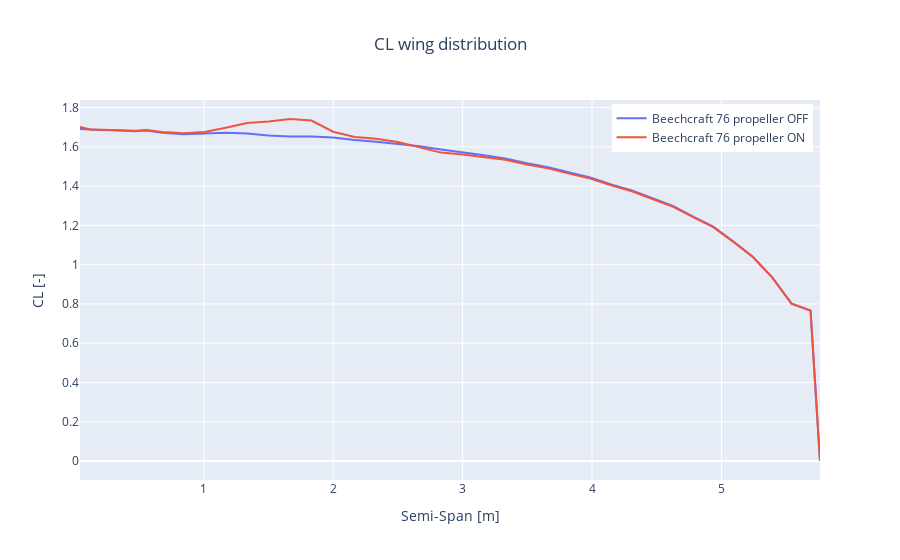

Source (notebook cell):
### Code cell
# Here we can verify the general shape of the  lift repartition on the wing and the values found in the
# mach interpolation
fig = api_plots.cl_wing_diagram(
    pth.join(WORK_FOLDER_PATH, "beechcraft_76_loads.xml"), name="Beechcraft 76"
)
fig = api_plots.cl_wing_diagram(
    pth.join(WORK_FOLDER_PATH, "beechcraft_76_loads.xml"),
    name="Beechcraft 76",
    fig=fig,
    prop_on=True,
)
fig.show()

### Figure 1 — Plotly figure (JSON) as saved in the notebook; plotly's stock layout.template omitted (floating-point values rounded to 4 significant figures)
{"data": [{"name": "Beechcraft 76 propeller OFF", "type": "scatter", "uid": "2d7705a5-75cf-4d80-9ad3-367b3bfccf4b", "x": [0.04278, 0.1283, 0.2139, 0.2994, 0.385, 0.4706, 0.5561, 0.6798, 0.8421, 1.005, 1.169, 1.334, 1.5, 1.666, 1.832, 1.999, 2.165, 2.332, 2.499, 2.666, 2.833, 2.999, 3.165, 3.331, 3.496, 3.66, 3.823, 3.986, 4.147, 4.308, 4.467, 4.625, 4.781, 4.936, 5.09, 5.242, 5.393, 5.542, 5.689, 5.762], "y": [1.691, 1.687, 1.686, 1.684, 1.683, 1.68, 1.683, 1.672, 1.665, 1.669, 1.672, 1.669, 1.658, 1.653, 1.653, 1.647, 1.635, 1.626, 1.614, 1.603, 1.587, 1.573, 1.557, 1.541, 1.516, 1.496, 1.469, 1.444, 1.408, 1.378, 1.338, 1.299, 1.245, 1.194, 1.119, 1.04, 0.9352, 0.8016, 0.7658, 0]}, {"name": "Beechcraft 76 propeller ON", "type": "scatter", "uid": "453c739a-0657-40f6-a7d0-cd4a5caeb3c4", "x": [0.04278, 0.1283, 0.2139, 0.2994, 0.385, 0.4706, 0.5561, 0.6798, 0.8421, 1.005, 1.169, 1.334, 1.5, 1.666, 1.832, 1.999, 2.165, 2.332, 2.499, 2.666, 2.833, 2.999, 3.165, 3.331, 3.496, 3.66, 3.823, 3.986, 4.147, 4.308, 4.467, 4.625, 4.781, 4.936, 5.09, 5.242, 5.393, 5.542, 5.689, 5.762], "y": [1.702, 1.688, 1.687, 1.685, 1.685, 1.682, 1.686, 1.675, 1.67, 1.676, 1.698, 1.721, 1.729, 1.742, 1.734, 1.677, 1.651, 1.641, 1.625, 1.6, 1.571, 1.561, 1.548, 1.534, 1.51, 1.491, 1.464, 1.439, 1.404, 1.374, 1.335, 1.296, 1.243, 1.192, 1.117, 1.039, 0.9344, 0.8012, 0.7663, 0]}], "layout": {"autosize": true, "legend": {"x": 0.99, "xanchor": "right", "y": 0.99, "yanchor": "top"}, "title": {"text": "CL wing distribution", "x": 0.5}, "xaxis": {"autorange": true, "range": [0.04278, 5.762], "title": {"text": "Semi-Span [m]"}, "type": "linear"}, "yaxis": {"autorange": true, "range": [-0.09678, 1.839], "title": {"text": "CL [-]"}, "type": "linear"}}}
